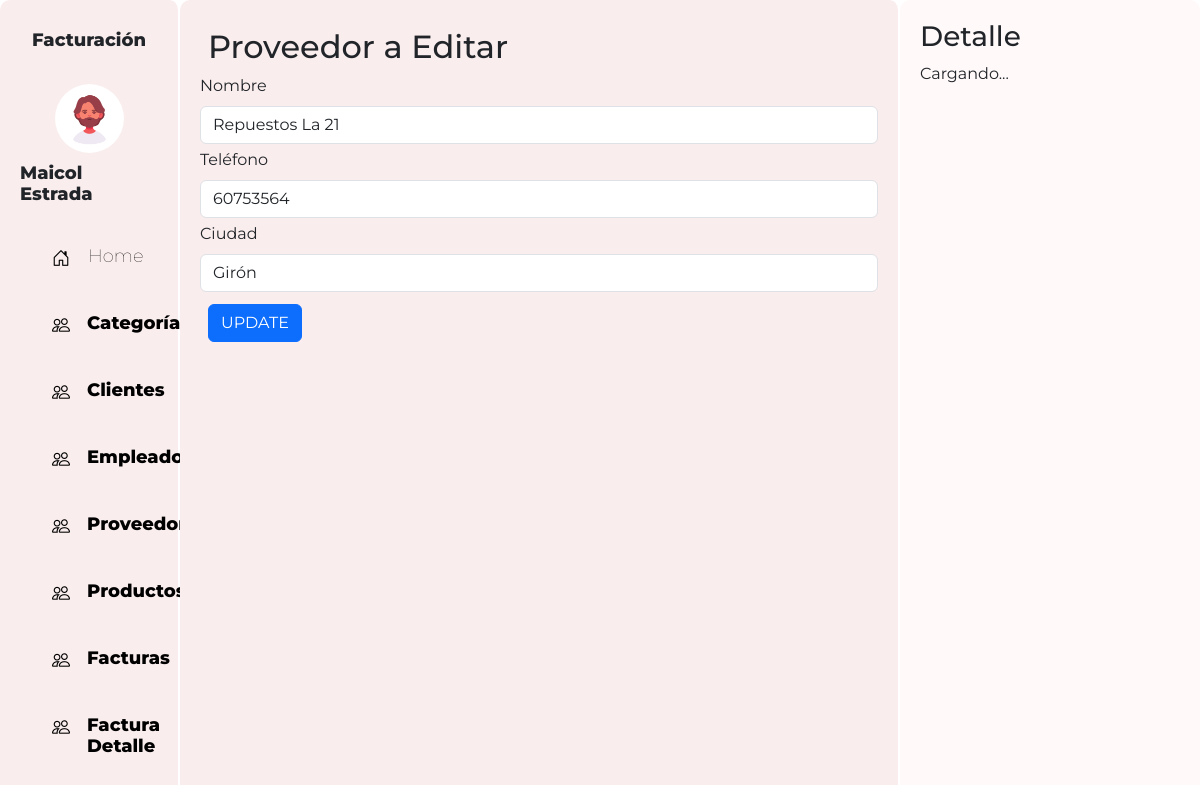
/proveedores/editarProveedores.php?id=1, run on the app's committed database.
### tables this page shows
CREATE TABLE proveedores(
    prv_id INT PRIMARY KEY AUTO_INCREMENT,
    prv_nombre VARCHAR(255) NOT NULL,
    prv_telefono INT NOT NULL,
    prv_ciudad VARCHAR(255)
);

### config/conexion.php (called while the page is built, shortened)
<?php
abstract class Conectar{
    public function __construct($dbCnx=""){
        $this->dbCnx = new PDO(DB_TYPE.":host=".DB_HOST.";dbname=".DB_NAME, DB_USER, DB_PWD, [PDO::ATTR_DEFAULT_FETCH_MODE => PDO::FETCH_ASSOC]);
    }
}

### proveedores/conectProveedores.php (called while the page is built, shortened)
<?php
require_once("../config/conexion.php");
class Proveedor extends Conectar{
    private $id;
    public function __construct($id=0, $nombre="", $telefono=0, $ciudad="", $dbCnx=""){
        $this->id = $id;
    }
    public function setId($newId){
        $this->id = $newId;
    }
    public function obtainOne(){
        try {
            $stm = $this->dbCnx->prepare("SELECT * FROM proveedores WHERE prv_id = ?");
            $stm->execute([$this->id]);
            return $stm -> fetchAll();
        } catch (Exception $e) {
            return $e->getMessage();
        }
    }
}

### proveedores/editarProveedores.php (the view, shortened to what this page needs)
<?php
require_once("conectProveedores.php");
$id = $_GET['id'];
$data = new Proveedor();
$data->setId($id);
$record = $data->obtainOne();
$val = $record[0];
?>
<!DOCTYPE html>
<html>
<head>
  <link rel="stylesheet" href="https://cdn.jsdelivr.net/npm/bootstrap-icons@1.10.5/font/bootstrap-icons.css">
  <link href="https://cdn.jsdelivr.net/npm/bootstrap@5.3.0-alpha3/dist/css/bootstrap.min.css" rel="stylesheet"
>
  <link rel="stylesheet" type="text/css" href="../css/pagina.css">
</head>
<body>
  <div class="contenedor">
    <div class="parte-izquierda">
      <div class="perfil">
        <h3 style="margin-bottom: 2rem;">Facturación</h3>
        <img src="images/Diseño sin título.png" alt="" class="imagenPerfil">
        <h3 >Maicol Estrada</h3>
      </div>
      <div class="menus">
        <a href="../home/home.php" style="display: flex;gap:2px;">
          <i class="bi bi-house-door"> </i>
          <h3 style="margin: 0px;">Home</h3>
        </a>
        <a href="../categorias/categorias.php" style="display: flex;gap:1px;">
          <i class="bi bi-people"></i>
          <h3 style="margin: 0px;font-weight: 800;">Categorías</h3>
        </a>
        <a href="../clientes/clientes.php" style="display: flex;gap:1px;">
          <i class="bi bi-people"></i>
          <h3 style="margin: 0px;font-weight: 800;">Clientes</h3>
        </a>
        <a href="../empleados/empleados.php" style="display: flex;gap:1px;">
          <i class="bi bi-people"></i>
          <h3 style="margin: 0px;font-weight: 800;">Empleados</h3>
        </a>
        <a href="../proveedores/proveedores.php" style="display: flex;gap:1px;">
          <i class="bi bi-people"></i>
          <h3 style="margin: 0px;font-weight: 800;">Proveedores</h3>
        </a>
        <a href="../productos/productos.php" style="display: flex;gap:1px;">
          <i class="bi bi-people"></i>
          <h3 style="margin: 0px;font-weight: 800;">Productos</h3>
        </a>
        <a href="../facturas/facturas.php" style="display: flex;gap:1px;">
          <i class="bi bi-people"></i>
          <h3 style="margin: 0px;font-weight: 800;">Facturas</h3>
        </a>
        <a href="../detailFactura/detailFactura.php" style="display: flex;gap:1px;">
          <i class="bi bi-people"></i>
          <h3 style="margin: 0px;font-weight: 800;">Factura Detalle</h3>
        </a>
      </div>
    </div>
    <div class="parte-media">
        <h2 class="m-2">Proveedor a Editar</h2>
      <div class="menuTabla contenedor2">
      <form class="col d-flex flex-wrap" action=""  method="post">
              <div class="mb-1 col-12">
                <label for="nombre" class="form-label">Nombre</label>
                <input
                  type="text"
                  id="nombre"
                  name="nombre"
                  class="form-control"
                  value="<?=$val['prv_nombre']?>"
                 required
                />
              </div>
              <div class="mb-1 col-12">
                <label for="telefono" class="form-label">Teléfono</label>
                <input
                  type="number"
                  id="telefono"
                  name="telefono"
                  class="form-control"
                  value="<?=$val['prv_telefono']?>"
                  required
                />
              </div>
              <div class="mb-1 col-12">
                <label for="ciudad" class="form-label">Ciudad</label>
                <input
                  type="text"
                  id="ciudad"
                  name="ciudad"
                  class="form-control"
                  value="<?=$val['prv_ciudad']?>"
                  required
                />
              </div>
              <div class=" col-12 m-2">
                <input type="submit" class="btn btn-primary" value="UPDATE" name="editar"/>
              </div>
            </form>
      </div>
    </div>
    <div class="parte-derecho " id="detalles">
      <h3>Detalle</h3>
      <p>Cargando...</p>
    </div>
  </div>
</body>
</html>

### css/pagina.css (style rules this page uses)
body { font-family: 'Montserrat', sans-serif; height: 100%; overflow: hidden; }
.contenedor { display: flex; flex-direction: row; height: 100vh; margin: 0; }
.contenedor2 { overflow: auto; height: calc(100vh - 100px); }
.parte-media { background-color: #faeded; width: 60%; padding: 20px; border-radius: 10px; border-right: 2px solid rgb(255, 255, 255); }
.parte-derecho { background-color: #fff9f9; width: 25%; padding: 20px; border-radius: 10px; }
.imagenPerfil { border-radius: 100%; width: 50%; height: 50%; }
.perfil { display: flex; justify-content: center; align-items: center; flex-direction: column; font-size:large; font-weight: 800; }
.perfil h3 { font-size:large; font-weight: 800; margin-top: 10px; }
a { text-decoration: none; font-weight: lighter; color: black; }
.menus { padding-left: 2rem; margin-top: 2rem; display: flex; flex-direction: column; justify-content: center; gap: 40px; }
.menus h3 { font-weight: lighter; font-size:large }
i { margin-right: 1rem; font-size: large; }
.parte-izquierda { background-color: #faeded; width: 15%; border-right: 2px solid rgb(255, 255, 255); padding: 20px; border-radius: 10px; }

### data on the page
proveedores: nombre "Repuestos La 21", telefono "60753564", ciudad "Girón"
